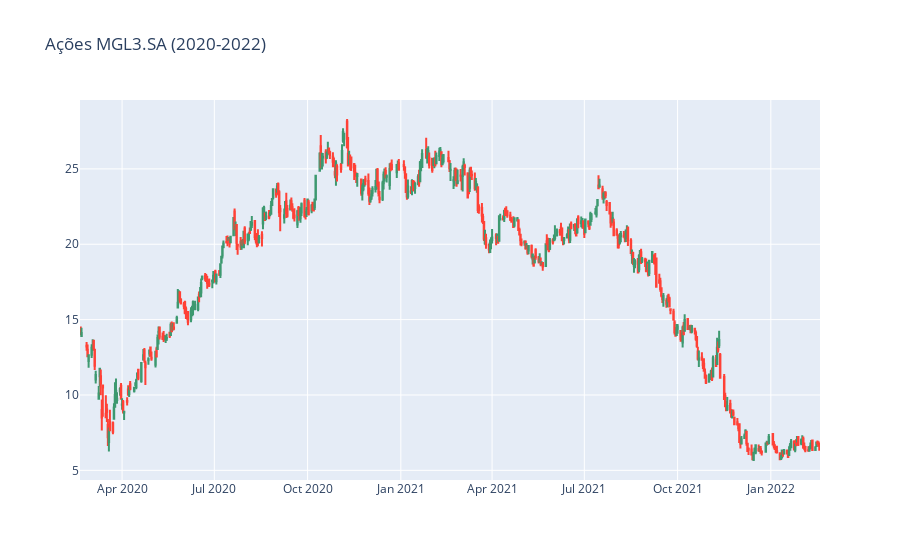

Write notebook code for a chart like this one.
### Code cell
fig = go.Figure(data = [go.Candlestick(x=df['Date'], 
                                      open = df['Open'], high = df['High'], 
                                      low = df['Low'], close = df['Close'])])
fig.update_layout(xaxis_rangeslider_visible = False, 
                  title = 'Ações MGL3.SA (2020-2022)')
fig.show()



def plot_candle_stick(df):
    fig, ax1 = plt.subplots(1, 1, figsize=(15, 4))
    candlestick_ohlc(ax1, df.values, width=.6, colorup='g', colordown='r')
    ax1.xaxis_date()
    ax1.xaxis.set_major_formatter(mdates.DateFormatter('%y-%m-%d'))
    ax1.set_xlabel('Date')
    ax1.set_ylabel('Stock Price')
    ax1.title.set_text('Ações MGLU3.SA')

columns = ['DateAsNumber', 'Open', 'High', 'Low', 'Close', 'Volume']
plot_candle_stick(df[columns].tail(60))

### Figure 1 — Plotly figure (JSON) as saved in the notebook; plotly's stock layout.template omitted (floating-point values rounded to 4 significant figures; data arrays with more than 128 entries replaced by an {"elided": "..."} marker saying what was removed)
{"data": [{"close": {"elided": "495 float values"}, "high": {"elided": "495 float values"}, "low": {"elided": "495 float values"}, "open": {"elided": "495 float values"}, "type": "candlestick", "x": {"elided": "495 str values"}}], "layout": {"autosize": true, "title": {"text": "Ações MGL3.SA (2020-2022)"}, "xaxis": {"autorange": true, "range": ["2020-02-19 12:00", "2022-02-18 12:00"], "rangeslider": {"visible": false, "yaxis": {}}, "type": "date"}, "yaxis": {"autorange": true, "range": [4.359, 29.57]}}}
